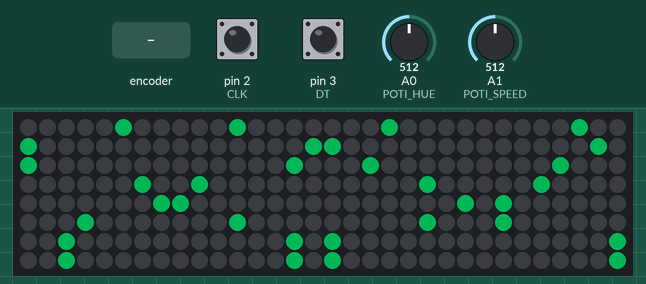
This sketch was run on a simulated Arduino Uno, built with avr-gcc and run on an emulated ATmega328P. Shown: 32×8 RGB LED matrix (first LED top left, wired row by row). Inputs (shaded band) come from the test bench; at power-on: A0 (POTI_HUE) = 512, A1 (POTI_SPEED) = 512, pin 2 (CLK) HIGH, pin 3 (DT) HIGH. Dim RGB values are drawn brighter than linear.

Above: at 1.2 s.
1.3 s: A0 (POTI_HUE) set to 716
At 1.47 s:
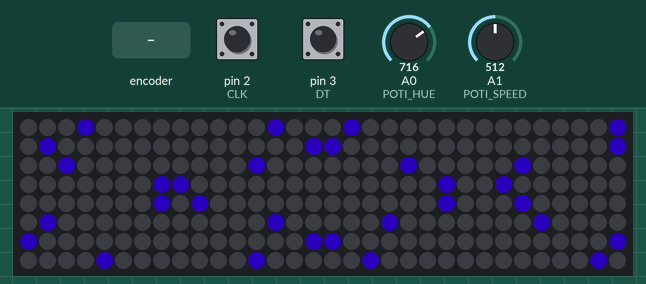
3.2 s: A0 (POTI_HUE) set to 900
At 3.36 s:
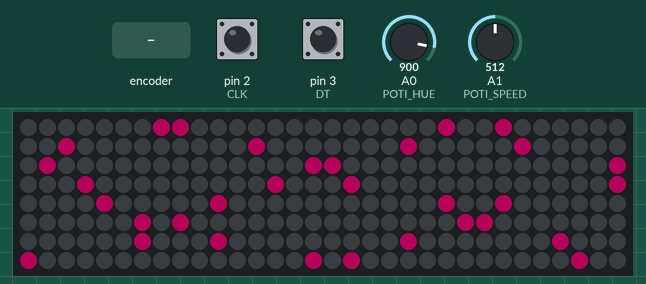
5.1 s: A0 (POTI_HUE) set to 306
At 5.24 s:
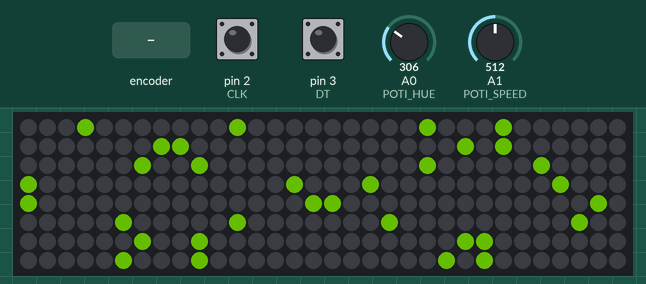
7.0 s: A1 (POTI_SPEED) set to 0
10.0 s: A1 (POTI_SPEED) set to 122
At 11.1 s:
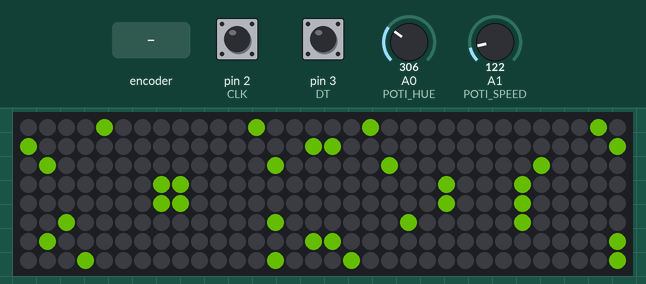
11.5 s: rotary encoder on pin 2 (CLK) / pin 3 (DT) turned 1 step (first pin leading)
At 12.5 s:
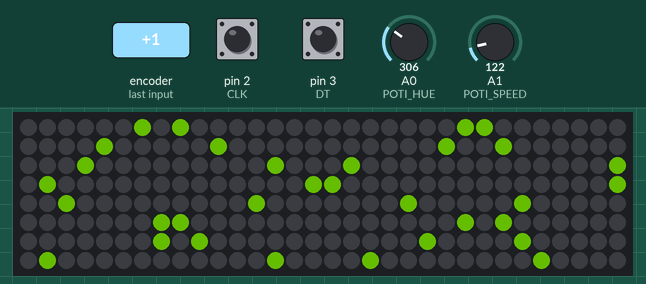

Measured:
- after the input at 1.3 s, the LEDs: change after 0.11 s (image 1)
- after the input at 3.2 s, the LEDs: change after 0.10 s (image 2)
- after the input at 5.1 s, the LEDs: change after 0.08 s (image 3)

The sketch:

Neopixel_832_Video24_3_Welle.ino
```cpp
#include <FastLED.h>

#define LED_PIN        6
#define MATRIX_WIDTH   32
#define MATRIX_HEIGHT  8
#define LED_COUNT      (MATRIX_WIDTH * MATRIX_HEIGHT)
#define BRIGHTNESS     100

#define POTI_HUE       A0
#define POTI_SPEED     A1

#define CLK 2
#define DT 3
#define SW 4

CRGB leds[LED_COUNT];

int direction = 1; // 1 = rechts, -1 = links
int frame = 0;

void setup() {
  pinMode(CLK, INPUT_PULLUP);
  pinMode(DT, INPUT_PULLUP);

  FastLED.addLeds<WS2812B, LED_PIN, GRB>(leds, LED_COUNT);
  FastLED.setBrightness(BRIGHTNESS);
  FastLED.clear();
  FastLED.show();
}

void loop() {
  // --- Potis lesen ---
  int hue = map(analogRead(POTI_HUE), 0, 1023, 0, 255);
  int speed = map(analogRead(POTI_SPEED), 0, 1023, 20, 200);

  // --- Encoder lesen für Richtungsumschaltung ---
  static int lastClk = HIGH;
  int clk = digitalRead(CLK);
  if (clk != lastClk && clk == LOW) {
    int dt = digitalRead(DT);
    if (dt != clk) {
      direction = 1; // rechts
    } else {
      direction = -1; // links
    }
  }
  lastClk = clk;

  // --- LEDs berechnen ---
  FastLED.clear();

  for (int x = 0; x < MATRIX_WIDTH; x++) {
    // Wellenfunktion: sin + Laufzeit
    float wave = sin((x + frame) * 0.3) * 3.5 + 4;  // 0–7
    int y = constrain((int)wave, 0, MATRIX_HEIGHT - 1);
    int pixel = getPixelNumber(x, y);
    leds[pixel] = CHSV(hue, 255, 255);
  }

  FastLED.show();
  frame += direction;
  delay(speed);
}

// --- Zickzack-Mapping ---
int getPixelNumber(int x, int y) {
  if (x % 2 == 0) {
    return x * MATRIX_HEIGHT + y;
  } else {
    return x * MATRIX_HEIGHT + (MATRIX_HEIGHT - 1 - y);
  }
}
```
